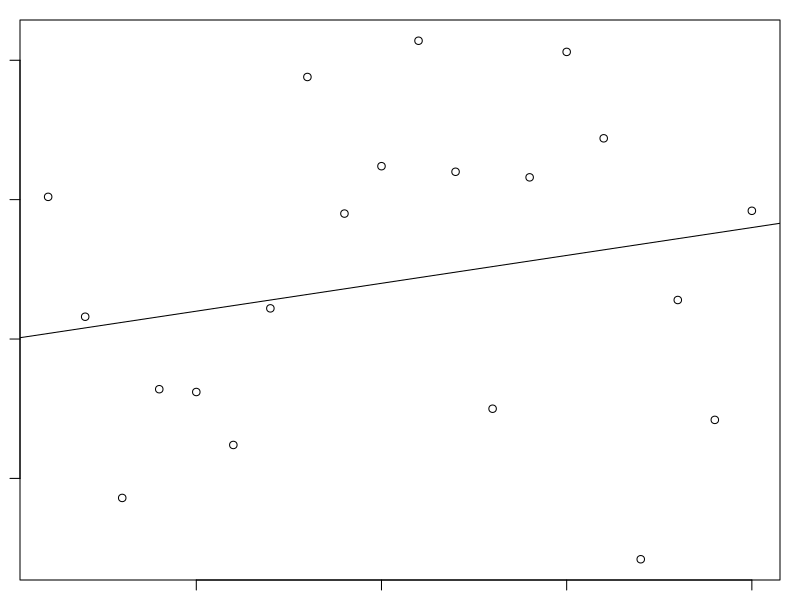
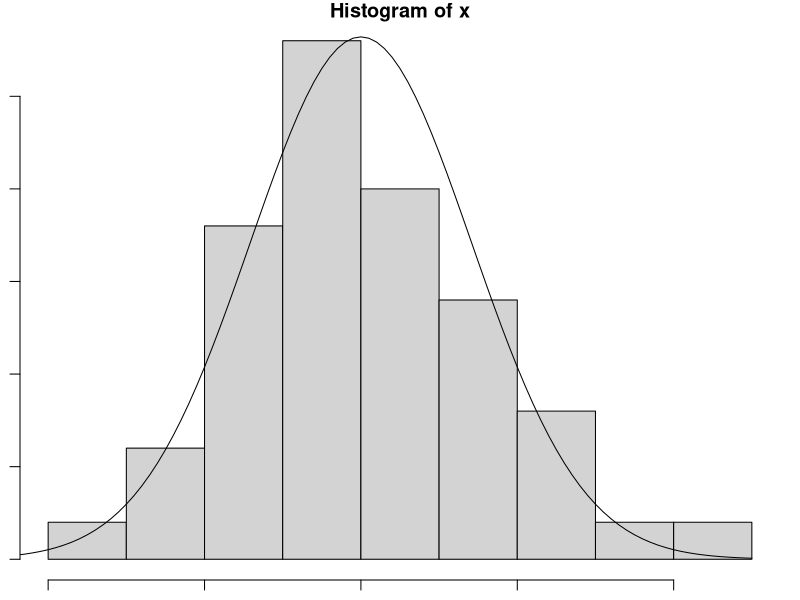

Here is the R script that generated these plots, in order: (Note: this script raises an error after producing the figures.)
x= 1:20 ; x
m = matrix(x,4,5,byrow = TRUE) ; m

m[2,3]
m[2,]
m[,3]

y = sample(1:100,20) ; y

z = x+y ; z
y = x +2*y ; y

cbind(x,y)

par("mar")
par(mar=c(1,1,1,1))
plot(x,y)
abline(100,2)

# generate a sample of size 50 from normal distribution with mean=0, std=sqrt(2)
x = rnorm(50,0,sqrt(2)) ; x
y = rnorm(50) ; y # mean = 0, std = 1

mean(x) # sample mean of the values in x
sd(x) # sample standard deviation of values in x
var(x) # sample variance of the values in x

cor(x,y) # sample correlation between x and y

# select negative elements in x
x[x < 0]
sum(x<0) # count negative numbers in x

u= seq(-5,5,0.1) ; u #sequence from -5 to 5 with 0.1 step size

v = dnorm(u,0,sqrt(2)) ; v #normal density of u with mean=0,std=sqrt(2)

lines(u,v)

{hist(x,prob=T)
+ lines(u,v)}

plot(ecdf(x)) # empirical distribut. function of x
lines(u, pnorm(u,0,sqrt(2)))


qqnorm(x)

# generate random sample of size 25 from exponential distribution with 0:25
data = rexp(25,rate=0.25) ; data
